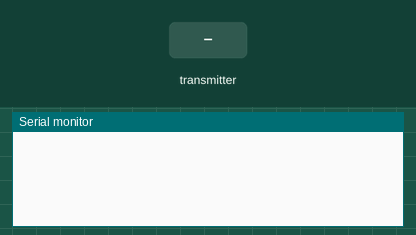
Bench run of a sketch on a simulated Arduino Mega 2560, built with avr-gcc and run on an emulated ATmega2560. Shown: the last lines printed to the serial monitor. The test bench sets the inputs (shaded band). No radio packets arrive unless stated.

Above: at 0.8 s.
0.9 s: the transmitter starts sending pos = 0
At 0.97 s:
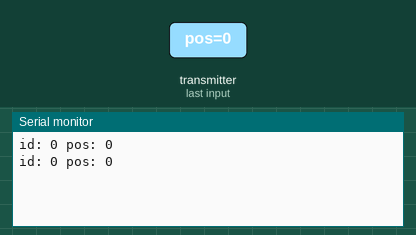
2.8 s: the transmitter starts sending id = 64
At 3.7 s:
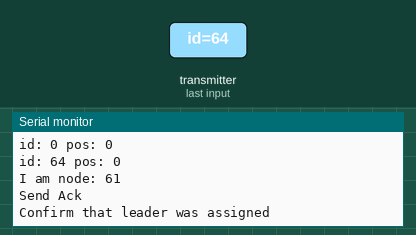

Measured:
- after the input at 0.9 s, the serial monitor: prints a new line at once (image 1)
- after the input at 2.8 s, the serial monitor: prints a new line at once (image 2)

The sketch:

Node3.ino
```cpp
//Include Libraries
#include <SPI.h>
#include <nRF24L01.h>
#include <RF24.h>

//create an RF24 object
RF24 radio(7,30);  // CE, CSN

//channel through which two modules communicate.
const byte serverAddress[6] = "00000"; //channel to communicate with the server
const byte node1Address[6] = "00001";  //channel to communicate with node1
const byte node2Address[6] = "00002";  //channel to communicate with node2
const byte node3Address[6] = "00003";  //channel to communicate with node3

uint8_t my_id = 3;   // initial id of this node
bool leader = false; //set this node not to be the leader
uint8_t trials = 0;

typedef struct { // struct of the data sent containing the address and the position
  int16_t pos;
  uint8_t id;
}data;

data leaderData; // data for assigning the leader


void setup()
{
  while (!Serial);
    Serial.begin(9600);

  radio.begin();

  isLeader(); // first step is know if this node is the leader
}

void loop()
{
  //Read the data if available in buffer
}

void printStruct(data d){ // a function to print the Struct
  Serial.print("id: ");
  Serial.print(d.id);
  Serial.print(" pos: ");
  Serial.println(d.pos);
}

bool isLeader(){  // this funciton is to decide if this node is the leader or not (decided by the server)

  // open pipe 0 with server channel
  radio.openReadingPipe(0, serverAddress);

  //Set module as receiver
  radio.startListening();

  //set the leader data to the default value
  leaderData.pos = 0;
  leaderData.id = 0;
  uint8_t new_id = 0;   //change the id based on the incoming desired leader id/address

  //keep reading until the data is changed (this node recieves any data)
  while(leaderData.id == 0){
    if (radio.available()){
      radio.read(&leaderData, sizeof(leaderData));
      printStruct(leaderData);
    }
  }

  // When this node recieves the data. the node should stop listening/reading
  // then check if the incoming leader id is the id of this node

  radio.stopListening();
  if(leaderData.id == my_id){          //if they are equal then this node is the leader
      leader = true;
      Serial.println("I am the leader !!");
  } else{                                   // else the node should redefine its id
      Serial.print("I am node: ");
      new_id = abs(my_id - leaderData.id);
      Serial.println(new_id);
  }

  // after checking whether this node is leader or not, we should send back to the server
  // the id, so that it makes sure that all nodes recieved the message and one node is
  // assigned to the leader

  radio.openWritingPipe(node3Address);
  leaderData.id = new_id + 1;

 bool ackSent = false;
 do{
    ackSent = radio.write(&leaderData, sizeof(leaderData));
    Serial.println("Send Ack");
    if(ackSent) break;
    trials++;
    }while(trials <= 30);

  radio.startListening();
  Serial.println("Confirm that leader was assigned");

  return leader;
}
```
